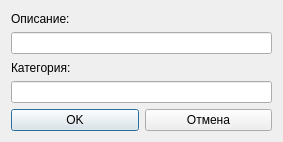
<?xml version="1.0" encoding="UTF-8"?>
<ui version="4.0">
 <class>NewEditActivityDialog</class>
 <widget class="QDialog" name="NewEditActivityDialog">
  <property name="geometry">
   <rect>
    <x>0</x>
    <y>0</y>
    <width>283</width>
    <height>142</height>
   </rect>
  </property>
  <property name="windowTitle">
   <string>Ввести / редактировать действие</string>
  </property>
  <layout class="QHBoxLayout" name="horizontalLayout_2">
   <item>
    <layout class="QVBoxLayout" name="verticalLayout_2">
     <item>
      <layout class="QVBoxLayout" name="verticalLayout">
       <item>
        <widget class="QLabel" name="label">
         <property name="text">
          <string>Описание:</string>
         </property>
        </widget>
       </item>
       <item>
        <widget class="QLineEdit" name="descriptionLineEdit"/>
       </item>
       <item>
        <widget class="QLabel" name="label_2">
         <property name="text">
          <string>Категория:</string>
         </property>
        </widget>
       </item>
       <item>
        <widget class="QLineEdit" name="categoryLineEdit"/>
       </item>
      </layout>
     </item>
     <item>
      <layout class="QHBoxLayout" name="horizontalLayout">
       <item>
        <widget class="QPushButton" name="OKButton">
         <property name="text">
          <string>OK</string>
         </property>
        </widget>
       </item>
       <item>
        <widget class="QPushButton" name="cancelButton">
         <property name="text">
          <string>Отмена</string>
         </property>
        </widget>
       </item>
      </layout>
     </item>
    </layout>
   </item>
  </layout>
 </widget>
 <resources/>
 <connections/>
</ui>
